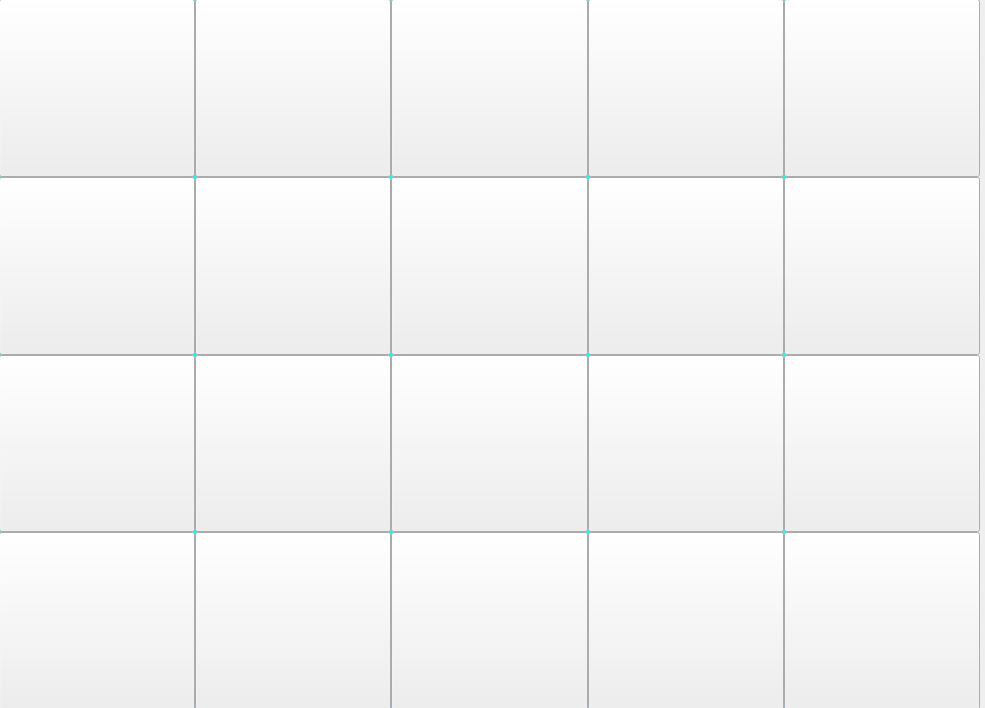
<?xml version="1.0" encoding="UTF-8"?>
<ui version="4.0">
 <class>Form2</class>
 <widget class="QWidget" name="Form2">
  <property name="geometry">
   <rect>
    <x>0</x>
    <y>0</y>
    <width>985</width>
    <height>708</height>
   </rect>
  </property>
  <property name="windowTitle">
   <string>Form</string>
  </property>
  <property name="autoFillBackground">
   <bool>false</bool>
  </property>
  <widget class="QLabel" name="label_mapa_rio">
   <property name="geometry">
    <rect>
     <x>-1</x>
     <y>0</y>
     <width>971</width>
     <height>711</height>
    </rect>
   </property>
   <property name="sizePolicy">
    <sizepolicy hsizetype="Expanding" vsizetype="Expanding">
     <horstretch>0</horstretch>
     <verstretch>0</verstretch>
    </sizepolicy>
   </property>
   <property name="font">
    <font>
     <pointsize>48</pointsize>
    </font>
   </property>
   <property name="styleSheet">
    <string notr="true">background-color: rgb(0, 255, 255);</string>
   </property>
   <property name="text">
    <string/>
   </property>
   <property name="alignment">
    <set>Qt::AlignCenter</set>
   </property>
  </widget>
  <widget class="QWidget" name="layoutWidget">
   <property name="geometry">
    <rect>
     <x>-1</x>
     <y>-1</y>
     <width>981</width>
     <height>711</height>
    </rect>
   </property>
   <layout class="QGridLayout" name="gridLayout">
    <property name="sizeConstraint">
     <enum>QLayout::SetMaximumSize</enum>
    </property>
    <property name="spacing">
     <number>0</number>
    </property>
    <item row="2" column="4">
     <widget class="QPushButton" name="botao_regiao15">
      <property name="sizePolicy">
       <sizepolicy hsizetype="Expanding" vsizetype="Expanding">
        <horstretch>0</horstretch>
        <verstretch>0</verstretch>
       </sizepolicy>
      </property>
      <property name="text">
       <string/>
      </property>
     </widget>
    </item>
    <item row="3" column="2">
     <widget class="QPushButton" name="botao_regiao18">
      <property name="sizePolicy">
       <sizepolicy hsizetype="Expanding" vsizetype="Expanding">
        <horstretch>0</horstretch>
        <verstretch>0</verstretch>
       </sizepolicy>
      </property>
      <property name="text">
       <string/>
      </property>
     </widget>
    </item>
    <item row="1" column="4">
     <widget class="QPushButton" name="botao_regiao10">
      <property name="sizePolicy">
       <sizepolicy hsizetype="Expanding" vsizetype="Expanding">
        <horstretch>0</horstretch>
        <verstretch>0</verstretch>
       </sizepolicy>
      </property>
      <property name="text">
       <string/>
      </property>
     </widget>
    </item>
    <item row="3" column="0">
     <widget class="QPushButton" name="botao_regiao16">
      <property name="sizePolicy">
       <sizepolicy hsizetype="Expanding" vsizetype="Expanding">
        <horstretch>0</horstretch>
        <verstretch>0</verstretch>
       </sizepolicy>
      </property>
      <property name="text">
       <string/>
      </property>
     </widget>
    </item>
    <item row="0" column="2">
     <widget class="QPushButton" name="botao_regiao3">
      <property name="sizePolicy">
       <sizepolicy hsizetype="Expanding" vsizetype="Expanding">
        <horstretch>0</horstretch>
        <verstretch>0</verstretch>
       </sizepolicy>
      </property>
      <property name="text">
       <string/>
      </property>
     </widget>
    </item>
    <item row="1" column="2">
     <widget class="QPushButton" name="botao_regiao8">
      <property name="sizePolicy">
       <sizepolicy hsizetype="Expanding" vsizetype="Expanding">
        <horstretch>0</horstretch>
        <verstretch>0</verstretch>
       </sizepolicy>
      </property>
      <property name="text">
       <string/>
      </property>
     </widget>
    </item>
    <item row="3" column="4">
     <widget class="QPushButton" name="botao_regiao20">
      <property name="sizePolicy">
       <sizepolicy hsizetype="Expanding" vsizetype="Expanding">
        <horstretch>0</horstretch>
        <verstretch>0</verstretch>
       </sizepolicy>
      </property>
      <property name="text">
       <string/>
      </property>
     </widget>
    </item>
    <item row="2" column="1">
     <widget class="QPushButton" name="botao_regiao12">
      <property name="sizePolicy">
       <sizepolicy hsizetype="Expanding" vsizetype="Expanding">
        <horstretch>0</horstretch>
        <verstretch>0</verstretch>
       </sizepolicy>
      </property>
      <property name="text">
       <string/>
      </property>
     </widget>
    </item>
    <item row="1" column="0">
     <widget class="QPushButton" name="botao_regiao6">
      <property name="sizePolicy">
       <sizepolicy hsizetype="Expanding" vsizetype="Expanding">
        <horstretch>0</horstretch>
        <verstretch>0</verstretch>
       </sizepolicy>
      </property>
      <property name="text">
       <string/>
      </property>
     </widget>
    </item>
    <item row="1" column="3">
     <widget class="QPushButton" name="botao_regiao9">
      <property name="sizePolicy">
       <sizepolicy hsizetype="Expanding" vsizetype="Expanding">
        <horstretch>0</horstretch>
        <verstretch>0</verstretch>
       </sizepolicy>
      </property>
      <property name="text">
       <string/>
      </property>
     </widget>
    </item>
    <item row="2" column="0">
     <widget class="QPushButton" name="botao_regiao11">
      <property name="sizePolicy">
       <sizepolicy hsizetype="Expanding" vsizetype="Expanding">
        <horstretch>0</horstretch>
        <verstretch>0</verstretch>
       </sizepolicy>
      </property>
      <property name="text">
       <string/>
      </property>
     </widget>
    </item>
    <item row="2" column="2">
     <widget class="QPushButton" name="botao_regiao13">
      <property name="sizePolicy">
       <sizepolicy hsizetype="Expanding" vsizetype="Expanding">
        <horstretch>0</horstretch>
        <verstretch>0</verstretch>
       </sizepolicy>
      </property>
      <property name="text">
       <string/>
      </property>
     </widget>
    </item>
    <item row="2" column="3">
     <widget class="QPushButton" name="botao_regiao14">
      <property name="sizePolicy">
       <sizepolicy hsizetype="Expanding" vsizetype="Expanding">
        <horstretch>0</horstretch>
        <verstretch>0</verstretch>
       </sizepolicy>
      </property>
      <property name="text">
       <string/>
      </property>
     </widget>
    </item>
    <item row="0" column="4">
     <widget class="QPushButton" name="botao_regiao5">
      <property name="sizePolicy">
       <sizepolicy hsizetype="Expanding" vsizetype="Expanding">
        <horstretch>0</horstretch>
        <verstretch>0</verstretch>
       </sizepolicy>
      </property>
      <property name="text">
       <string/>
      </property>
     </widget>
    </item>
    <item row="0" column="3">
     <widget class="QPushButton" name="botao_regiao4">
      <property name="sizePolicy">
       <sizepolicy hsizetype="Expanding" vsizetype="Expanding">
        <horstretch>0</horstretch>
        <verstretch>0</verstretch>
       </sizepolicy>
      </property>
      <property name="text">
       <string/>
      </property>
     </widget>
    </item>
    <item row="3" column="1">
     <widget class="QPushButton" name="botao_regiao17">
      <property name="sizePolicy">
       <sizepolicy hsizetype="Expanding" vsizetype="Expanding">
        <horstretch>0</horstretch>
        <verstretch>0</verstretch>
       </sizepolicy>
      </property>
      <property name="text">
       <string/>
      </property>
     </widget>
    </item>
    <item row="1" column="1">
     <widget class="QPushButton" name="botao_regiao7">
      <property name="sizePolicy">
       <sizepolicy hsizetype="Expanding" vsizetype="Expanding">
        <horstretch>0</horstretch>
        <verstretch>0</verstretch>
       </sizepolicy>
      </property>
      <property name="text">
       <string/>
      </property>
     </widget>
    </item>
    <item row="3" column="3">
     <widget class="QPushButton" name="botao_regiao19">
      <property name="sizePolicy">
       <sizepolicy hsizetype="Expanding" vsizetype="Expanding">
        <horstretch>0</horstretch>
        <verstretch>0</verstretch>
       </sizepolicy>
      </property>
      <property name="text">
       <string/>
      </property>
     </widget>
    </item>
    <item row="0" column="0">
     <widget class="QPushButton" name="botao_regiao1">
      <property name="sizePolicy">
       <sizepolicy hsizetype="Expanding" vsizetype="Expanding">
        <horstretch>0</horstretch>
        <verstretch>0</verstretch>
       </sizepolicy>
      </property>
      <property name="text">
       <string/>
      </property>
     </widget>
    </item>
    <item row="0" column="1">
     <widget class="QPushButton" name="botao_regiao2">
      <property name="sizePolicy">
       <sizepolicy hsizetype="Expanding" vsizetype="Expanding">
        <horstretch>0</horstretch>
        <verstretch>0</verstretch>
       </sizepolicy>
      </property>
      <property name="text">
       <string/>
      </property>
     </widget>
    </item>
   </layout>
  </widget>
 </widget>
 <resources/>
 <connections>
  <connection>
   <sender>botao_regiao1</sender>
   <signal>clicked()</signal>
   <receiver>Form2</receiver>
   <slot>botao_clicado_regiao()</slot>
   <hints>
    <hint type="sourcelabel">
     <x>110</x>
     <y>52</y>
    </hint>
    <hint type="destinationlabel">
     <x>91</x>
     <y>7</y>
    </hint>
   </hints>
  </connection>
  <connection>
   <sender>botao_regiao2</sender>
   <signal>clicked()</signal>
   <receiver>Form2</receiver>
   <slot>botao_clicado_regiao()</slot>
   <hints>
    <hint type="sourcelabel">
     <x>316</x>
     <y>29</y>
    </hint>
    <hint type="destinationlabel">
     <x>339</x>
     <y>5</y>
    </hint>
   </hints>
  </connection>
  <connection>
   <sender>botao_regiao3</sender>
   <signal>clicked()</signal>
   <receiver>Form2</receiver>
   <slot>botao_clicado_regiao()</slot>
   <hints>
    <hint type="sourcelabel">
     <x>508</x>
     <y>63</y>
    </hint>
    <hint type="destinationlabel">
     <x>549</x>
     <y>8</y>
    </hint>
   </hints>
  </connection>
  <connection>
   <sender>botao_regiao4</sender>
   <signal>clicked()</signal>
   <receiver>Form2</receiver>
   <slot>botao_clicado_regiao()</slot>
   <hints>
    <hint type="sourcelabel">
     <x>663</x>
     <y>53</y>
    </hint>
    <hint type="destinationlabel">
     <x>735</x>
     <y>6</y>
    </hint>
   </hints>
  </connection>
  <connection>
   <sender>botao_regiao5</sender>
   <signal>clicked()</signal>
   <receiver>Form2</receiver>
   <slot>botao_clicado_regiao()</slot>
   <hints>
    <hint type="sourcelabel">
     <x>899</x>
     <y>48</y>
    </hint>
    <hint type="destinationlabel">
     <x>933</x>
     <y>22</y>
    </hint>
   </hints>
  </connection>
  <connection>
   <sender>botao_regiao6</sender>
   <signal>clicked()</signal>
   <receiver>Form2</receiver>
   <slot>botao_clicado_regiao()</slot>
   <hints>
    <hint type="sourcelabel">
     <x>37</x>
     <y>287</y>
    </hint>
    <hint type="destinationlabel">
     <x>5</x>
     <y>133</y>
    </hint>
   </hints>
  </connection>
  <connection>
   <sender>botao_regiao11</sender>
   <signal>clicked()</signal>
   <receiver>Form2</receiver>
   <slot>botao_clicado_regiao()</slot>
   <hints>
    <hint type="sourcelabel">
     <x>35</x>
     <y>531</y>
    </hint>
    <hint type="destinationlabel">
     <x>4</x>
     <y>225</y>
    </hint>
   </hints>
  </connection>
  <connection>
   <sender>botao_regiao16</sender>
   <signal>clicked()</signal>
   <receiver>Form2</receiver>
   <slot>botao_clicado_regiao()</slot>
   <hints>
    <hint type="sourcelabel">
     <x>76</x>
     <y>708</y>
    </hint>
    <hint type="destinationlabel">
     <x>7</x>
     <y>303</y>
    </hint>
   </hints>
  </connection>
  <connection>
   <sender>botao_regiao10</sender>
   <signal>clicked()</signal>
   <receiver>Form2</receiver>
   <slot>botao_clicado_regiao()</slot>
   <hints>
    <hint type="sourcelabel">
     <x>978</x>
     <y>319</y>
    </hint>
    <hint type="destinationlabel">
     <x>934</x>
     <y>154</y>
    </hint>
   </hints>
  </connection>
  <connection>
   <sender>botao_regiao15</sender>
   <signal>clicked()</signal>
   <receiver>Form2</receiver>
   <slot>botao_clicado_regiao()</slot>
   <hints>
    <hint type="sourcelabel">
     <x>978</x>
     <y>531</y>
    </hint>
    <hint type="destinationlabel">
     <x>932</x>
     <y>253</y>
    </hint>
   </hints>
  </connection>
  <connection>
   <sender>botao_regiao20</sender>
   <signal>clicked()</signal>
   <receiver>Form2</receiver>
   <slot>botao_clicado_regiao()</slot>
   <hints>
    <hint type="sourcelabel">
     <x>978</x>
     <y>708</y>
    </hint>
    <hint type="destinationlabel">
     <x>933</x>
     <y>326</y>
    </hint>
   </hints>
  </connection>
  <connection>
   <sender>botao_regiao19</sender>
   <signal>clicked()</signal>
   <receiver>Form2</receiver>
   <slot>botao_clicado_regiao()</slot>
   <hints>
    <hint type="sourcelabel">
     <x>782</x>
     <y>708</y>
    </hint>
    <hint type="destinationlabel">
     <x>578</x>
     <y>352</y>
    </hint>
   </hints>
  </connection>
  <connection>
   <sender>botao_regiao18</sender>
   <signal>clicked()</signal>
   <receiver>Form2</receiver>
   <slot>botao_clicado_regiao()</slot>
   <hints>
    <hint type="sourcelabel">
     <x>586</x>
     <y>708</y>
    </hint>
    <hint type="destinationlabel">
     <x>624</x>
     <y>347</y>
    </hint>
   </hints>
  </connection>
  <connection>
   <sender>botao_regiao17</sender>
   <signal>clicked()</signal>
   <receiver>Form2</receiver>
   <slot>botao_clicado_regiao()</slot>
   <hints>
    <hint type="sourcelabel">
     <x>391</x>
     <y>708</y>
    </hint>
    <hint type="destinationlabel">
     <x>275</x>
     <y>352</y>
    </hint>
   </hints>
  </connection>
  <connection>
   <sender>botao_regiao12</sender>
   <signal>clicked()</signal>
   <receiver>Form2</receiver>
   <slot>botao_clicado_regiao()</slot>
   <hints>
    <hint type="sourcelabel">
     <x>391</x>
     <y>531</y>
    </hint>
    <hint type="destinationlabel">
     <x>341</x>
     <y>348</y>
    </hint>
   </hints>
  </connection>
  <connection>
   <sender>botao_regiao7</sender>
   <signal>clicked()</signal>
   <receiver>Form2</receiver>
   <slot>botao_clicado_regiao()</slot>
   <hints>
    <hint type="sourcelabel">
     <x>391</x>
     <y>319</y>
    </hint>
    <hint type="destinationlabel">
     <x>15</x>
     <y>348</y>
    </hint>
   </hints>
  </connection>
  <connection>
   <sender>botao_regiao8</sender>
   <signal>clicked()</signal>
   <receiver>Form2</receiver>
   <slot>botao_clicado_regiao()</slot>
   <hints>
    <hint type="sourcelabel">
     <x>586</x>
     <y>319</y>
    </hint>
    <hint type="destinationlabel">
     <x>823</x>
     <y>349</y>
    </hint>
   </hints>
  </connection>
  <connection>
   <sender>botao_regiao13</sender>
   <signal>clicked()</signal>
   <receiver>Form2</receiver>
   <slot>botao_clicado_regiao()</slot>
   <hints>
    <hint type="sourcelabel">
     <x>586</x>
     <y>531</y>
    </hint>
    <hint type="destinationlabel">
     <x>61</x>
     <y>352</y>
    </hint>
   </hints>
  </connection>
  <connection>
   <sender>botao_regiao14</sender>
   <signal>clicked()</signal>
   <receiver>Form2</receiver>
   <slot>botao_clicado_regiao()</slot>
   <hints>
    <hint type="sourcelabel">
     <x>782</x>
     <y>531</y>
    </hint>
    <hint type="destinationlabel">
     <x>929</x>
     <y>364</y>
    </hint>
   </hints>
  </connection>
  <connection>
   <sender>botao_regiao9</sender>
   <signal>clicked()</signal>
   <receiver>Form2</receiver>
   <slot>botao_clicado_regiao()</slot>
   <hints>
    <hint type="sourcelabel">
     <x>782</x>
     <y>319</y>
    </hint>
    <hint type="destinationlabel">
     <x>930</x>
     <y>422</y>
    </hint>
   </hints>
  </connection>
 </connections>
 <slots>
  <slot>botao_clicado_regiao()</slot>
 </slots>
</ui>
